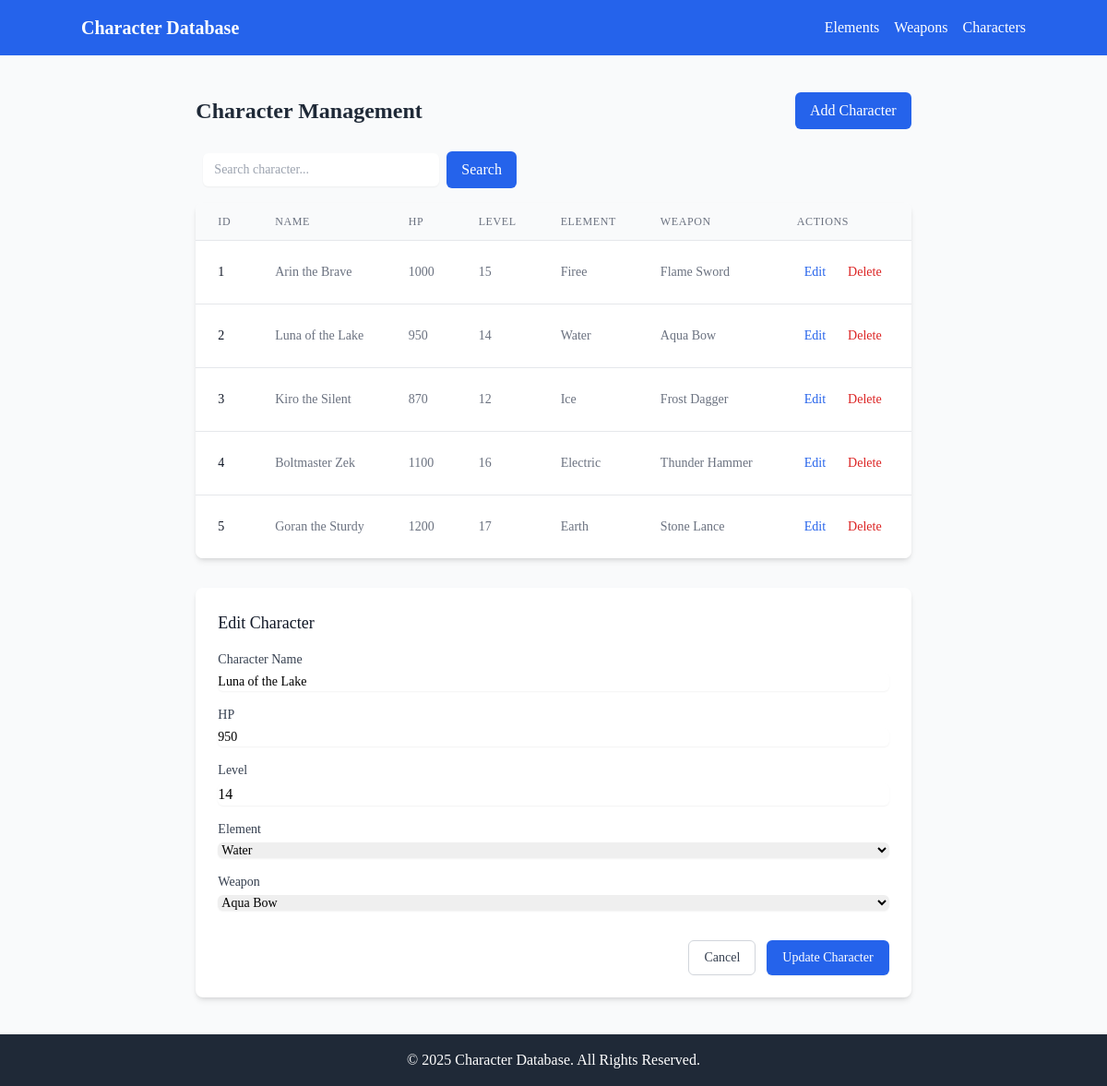
The app's page /?page=characters&edit=2 with its own data.
### tables this page shows
CREATE TABLE `characters` (
  `id` int(11) NOT NULL,
  `name` varchar(100) NOT NULL,
  `hp` int(11) DEFAULT NULL,
  `level` int(11) DEFAULT NULL,
  `element_id` int(11) DEFAULT NULL,
  `weapon_id` int(11) DEFAULT NULL
);

CREATE TABLE `elements` (
  `id` int(11) NOT NULL,
  `name` varchar(50) NOT NULL,
  `strength` varchar(100) DEFAULT NULL,
  `weakness` varchar(100) DEFAULT NULL
);

CREATE TABLE `weapons` (
  `id` int(11) NOT NULL,
  `name` varchar(100) NOT NULL,
  `type` varchar(50) DEFAULT NULL,
  `power` int(11) DEFAULT NULL
);

### config/db.php (called while the page is built, shortened)
<?php
class Database
{
    private $host = "localhost";
    private $username = "root";
    private $password = "";
    private $dbname = "character_db";
    public function __construct()
    {
        try {
            $this->conn = new PDO("mysql:host=$this->host;dbname=$this->dbname", $this->username, $this->password);
        } catch (PDOException $e) {
            echo "Connection failed: " . $e->getMessage();
        }
    }
}

### class/Character.php (called while the page is built, shortened)
<?php
require_once 'config/db.php';
class Character
{
    private $db;
    public function __construct()
    {
        $this->db = (new Database())->conn;
    }
    public function getAll($search = null)
    {
        $query = "SELECT characters.*, weapons.name AS weapon, elements.name AS element
                  FROM characters
                  LEFT JOIN weapons ON characters.weapon_id = weapons.id
                  LEFT JOIN elements ON characters.element_id = elements.id";
        $stmt = $this->db->prepare($query);
        $stmt->execute();
        return $stmt->fetchAll(PDO::FETCH_ASSOC);
    }
    public function find($id)
    {
        $stmt = $this->db->prepare("SELECT * FROM characters WHERE id = ?");
        $stmt->execute([$id]);
        return $stmt->fetch(PDO::FETCH_ASSOC);
    }
}

### class/Element.php (called while the page is built, shortened)
<?php
require_once 'config/db.php';
class Element
{
    private $db;
    public function __construct()
    {
        $this->db = (new Database())->conn;
    }
    public function getAll()
    {
        $stmt = $this->db->query("SELECT * FROM elements");
        return $stmt->fetchAll(PDO::FETCH_ASSOC);
    }
}

### class/Weapon.php (called while the page is built, shortened)
<?php
require_once 'config/db.php';
class Weapon
{
    private $db;
    public function __construct()
    {
        $this->db = (new Database())->conn;
    }
    public function getAll()
    {
        $stmt = $this->db->query("SELECT * FROM weapons");
        return $stmt->fetchAll(PDO::FETCH_ASSOC);
    }
}

### view/characters.php (the view, shortened to what this page needs)
<div class="container mx-auto p-4">
    <div class="flex justify-between items-center mb-6">
        <h3 class="text-2xl font-bold text-gray-800">Character Management</h3>
        <button
            onclick="showAddForm()"
            class="inline-flex items-center px-4 py-2 bg-blue-600 text-white rounded-md hover:bg-blue-700 focus:outline-none focus:ring-2 focus:ring-blue-500 focus:ring-offset-2 transition-colors">
            Add Character
        </button>
    </div>
    <form method="GET" class="mb-4 flex items-center space-x-2">
        <input
            type="text"
            name="search"
            placeholder="Search character..."
            value="<?= isset($_GET['search']) ? htmlspecialchars($_GET['search']) : '' ?>"
            class="rounded-md border-gray-300 shadow-sm focus:border-blue-500 focus:ring-blue-500 sm:text-sm px-3 py-2 w-64">
        <button
            type="submit"
            class="inline-flex items-center px-4 py-2 bg-blue-600 text-white rounded-md hover:bg-blue-700 focus:outline-none focus:ring-2 focus:ring-blue-500 focus:ring-offset-2">
            Search
        </button>
    </form>
    <div class="bg-white shadow-md rounded-lg overflow-hidden">
        <div class="overflow-x-auto">
            <table class="min-w-full divide-y divide-gray-200">
                <thead class="bg-gray-50">
                    <tr>
                        <th class="px-6 py-3 text-left text-xs font-medium text-gray-500 uppercase tracking-wider">ID</th>
                        <th class="px-6 py-3 text-left text-xs font-medium text-gray-500 uppercase tracking-wider">Name</th>
                        <th class="px-6 py-3 text-left text-xs font-medium text-gray-500 uppercase tracking-wider">HP</th>
                        <th class="px-6 py-3 text-left text-xs font-medium text-gray-500 uppercase tracking-wider">Level</th>
                        <th class="px-6 py-3 text-left text-xs font-medium text-gray-500 uppercase tracking-wider">Element</th>
                        <th class="px-6 py-3 text-left text-xs font-medium text-gray-500 uppercase tracking-wider">Weapon</th>
                        <th class="px-6 py-3 text-left text-xs font-medium text-gray-500 uppercase tracking-wider">Actions</th>
                    </tr>
                </thead>
                <tbody class="bg-white divide-y divide-gray-200">
                    <?php
                    $search = $_GET['search'] ?? null;
                    $characters = $character->getAll($search);
                    ?>
                    <?php foreach ($characters as $c): ?>
                        <tr class="hover:bg-gray-50 transition-colors">
                            <td class="px-6 py-4 whitespace-nowrap text-sm font-medium text-gray-900"><?= htmlspecialchars($c['id']) ?></td>
                            <td class="px-6 py-4 whitespace-nowrap text-sm text-gray-500"><?= htmlspecialchars($c['name']) ?></td>
                            <td class="px-6 py-4 whitespace-nowrap text-sm text-gray-500"><?= htmlspecialchars($c['hp']) ?></td>
                            <td class="px-6 py-4 whitespace-nowrap text-sm text-gray-500"><?= htmlspecialchars($c['level']) ?></td>
                            <td class="px-6 py-4 whitespace-nowrap text-sm text-gray-500"><?= htmlspecialchars($c['element']) ?></td>
                            <td class="px-6 py-4 whitespace-nowrap text-sm text-gray-500"><?= htmlspecialchars($c['weapon']) ?></td>
                            <td class="px-6 py-4 whitespace-nowrap text-sm text-gray-500">
                                <div class="flex space-x-2">
                                    <button
                                        onclick="window.location='?page=characters&edit=<?= $c['id'] ?>'"
                                        class="p-2 text-blue-600 hover:text-blue-800 hover:bg-blue-50 rounded-md transition-colors"
                                        title="Edit">
                                        Edit
                                    </button>
                                    <button
                                        onclick="confirmDelete(<?= $c['id'] ?>)"
                                        class="p-2 text-red-600 hover:text-red-800 hover:bg-red-50 rounded-md transition-colors"
                                        title="Delete">
                                        Delete
                                    </button>
                                </div>
                            </td>
                        </tr>
                    <?php endforeach; ?>
                </tbody>
            </table>
        </div>
    </div>
                    <?php foreach ($element->getAll() as $e): ?>
                        <option value="<?= htmlspecialchars($e['id']) ?>"><?= htmlspecialchars($e['name']) ?></option>
                    <?php endforeach; ?>
                    <?php foreach ($weapon->getAll() as $w): ?>
                        <option value="<?= htmlspecialchars($w['id']) ?>"><?= htmlspecialchars($w['name']) ?></option>
                    <?php endforeach; ?>
    <?php if (isset($_GET['edit'])): ?>
        <?php $editData = $character->find($_GET['edit']); ?>
        <div id="editForm" class="mt-8 bg-white shadow-md rounded-lg p-6">
            <h3 class="text-lg font-medium text-gray-900 mb-4">Edit Character </h3>
            <form method="POST" class="space-y-4">
                <div>
                    <label for="edit_name" class="block text-sm font-medium text-gray-700">Character Name</label>
                    <input
                        type="text"
                        id="edit_name"
                        name="name"
                        value="<?= htmlspecialchars($editData['name']) ?>"
                        required
                        class="mt-1 block w-full rounded-md border-gray-300 shadow-sm focus:border-blue-500 focus:ring-blue-500 sm:text-sm">
                </div>
                <div>
                    <label for="edit_hp" class="block text-sm font-medium text-gray-700">HP</label>
                    <input
                        type="text"
                        id="edit_hp"
                        name="hp"
                        value="<?= htmlspecialchars($editData['hp']) ?>"
                        class="mt-1 block w-full rounded-md border-gray-300 shadow-sm focus:border-blue-500 focus:ring-blue-500 sm:text-sm">
                </div>
                <div>
                    <label for="edit_level" class="block text-sm font-medium text-gray-700">Level</label>
                    <input
                        type="number"
                        id="edit_level"
                        name="level"
                        value="<?= htmlspecialchars($editData['level']) ?>"
                        class="mt-1 block w-full rounded-md border-gray-300 shadow-sm focus:border-blue-500 focus:ring-blue-500 sm/text-sm">
                </div>
                <div>
                    <label for="edit_element" class="block text-sm font-medium text-gray-700">Element</label>
                    <select
                        id="edit_element"
                        name="element_id"
                        class="mt-1 block w-full rounded-md border-gray-300 shadow-sm focus:border-blue-500 focus:ring-blue-500 sm:text-sm">
                        <?php foreach ($element->getAll() as $e): ?>
                            <option value="<?= htmlspecialchars($e['id']) ?>" <?= $editData['element_id'] === $e['id'] ? 'selected' : '' ?>>
                                <?= htmlspecialchars($e['name']) ?>
                            </option>
                        <?php endforeach; ?>
                    </select>
                </div>
                <div>
                    <label for="edit_weapon" class="block text-sm font-medium text-gray-700">Weapon</label>
                    <select
                        id="edit_weapon"
                        name="weapon_id"
                        class="mt-1 block w-full rounded-md border-gray-300 shadow-sm focus:border-blue-500 focus:ring-blue-500 sm:text-sm">
                        <?php foreach ($weapon->getAll() as $w): ?>
                            <option value="<?= htmlspecialchars($w['id']) ?>" <?= $editData['weapon_id'] === $w['id'] ? 'selected' : '' ?>>
                                <?= htmlspecialchars($w['name']) ?>
                            </option>
                        <?php endforeach; ?>
                    </select>
                </div>
                <div class="flex justify-end space-x-3 pt-4">
                    <button
                        type="button"
                        onclick="window.location='?page=characters'"
                        class="inline-flex items-center px-4 py-2 border border-gray-300 text-sm font-medium rounded-md text-gray-700 bg-white hover:bg-gray-50 focus:outline-none focus:ring-2 focus:ring-offset-2 focus:ring-blue-500">
                        Cancel
                    </button>
                    <button
                        type="submit"
                        name="update_character"
                        class="inline-flex items-center px-4 py-2 border border-transparent text-sm font-medium rounded-md shadow-sm text-white bg-blue-600 hover:bg-blue-700 focus:outline-none focus:ring-2 focus:ring-offset-2 focus:ring-blue-500">
                        Update Character
                    </button>
                </div>
            </form>
        </div>
    <?php endif; ?>
</div>

### records on screen
characters: id "1", name "Arin the Brave", hp "1000", level "15", element.name "Firee", weapon.name "Flame Sword"
characters: id "2", name "Luna of the Lake", hp "950", level "14", element.name "Water", weapon.name "Aqua Bow", element_id "Water", weapon_id "Aqua Bow"
characters: id "3", name "Kiro the Silent", hp "870", level "12", element.name "Ice", weapon.name "Frost Dagger"
characters: id "4", name "Boltmaster Zek", hp "1100", level "16", element.name "Electric", weapon.name "Thunder Hammer"
characters: id "5", name "Goran the Sturdy", hp "1200", level "17", element.name "Earth", weapon.name "Stone Lance"
